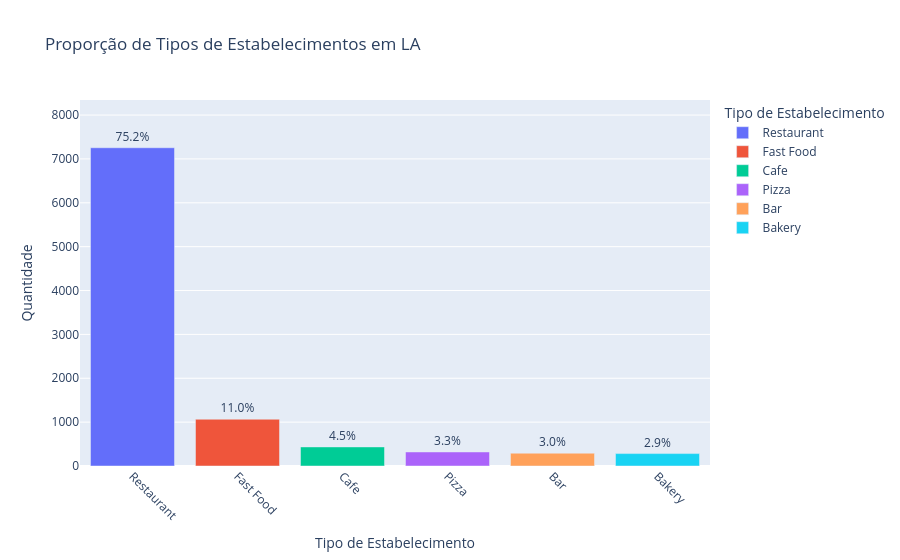

The cell this chart's notebook holds for it:
### Code cell
import plotly.express as px

# 1. Contando a frequência de cada tipo de estabelecimento
type_proportions = df['object_type'].value_counts().reset_index()
type_proportions.columns = ['object_type', 'count']

# 2. Calculando a proporção (valor relativo) - Teoria da Sprint 10
total_establishments = type_proportions['count'].sum()
type_proportions['percentage'] = (type_proportions['count'] / total_establishments) * 100

# 3. Construindo o gráfico
fig = px.bar(
    type_proportions,
    x='object_type',
    y='count',
    text=type_proportions['percentage'].apply(lambda x: f'{x:.1f}%'),
    title='Proporção de Tipos de Estabelecimentos em LA',
    labels={'object_type': 'Tipo de Estabelecimento', 'count': 'Quantidade'},
    color='object_type'
)

# Ajustando o layout para melhor legibilidade
fig.update_xaxes(tickangle=45)
fig.update_traces(textposition='outside')
fig.update_layout(yaxis_range=[0, type_proportions['count'].max() * 1.15])
fig.show()

### Figure 1 — Plotly figure (JSON) as saved in the notebook; plotly's stock layout.template omitted (floating-point values rounded to 4 significant figures)
{"data": [{"alignmentgroup": "True", "hovertemplate": "Tipo de Estabelecimento=%{x}<br>Quantidade=%{y}<br>text=%{text}<extra></extra>", "legendgroup": "Restaurant", "marker": {"color": "#636efa", "pattern": {"shape": ""}}, "name": "Restaurant", "offsetgroup": "Restaurant", "orientation": "v", "showlegend": true, "text": ["75.2%"], "textposition": "outside", "type": "bar", "x": ["Restaurant"], "xaxis": "x", "y": [7255], "yaxis": "y"}, {"alignmentgroup": "True", "hovertemplate": "Tipo de Estabelecimento=%{x}<br>Quantidade=%{y}<br>text=%{text}<extra></extra>", "legendgroup": "Fast Food", "marker": {"color": "#EF553B", "pattern": {"shape": ""}}, "name": "Fast Food", "offsetgroup": "Fast Food", "orientation": "v", "showlegend": true, "text": ["11.0%"], "textposition": "outside", "type": "bar", "x": ["Fast Food"], "xaxis": "x", "y": [1066], "yaxis": "y"}, {"alignmentgroup": "True", "hovertemplate": "Tipo de Estabelecimento=%{x}<br>Quantidade=%{y}<br>text=%{text}<extra></extra>", "legendgroup": "Cafe", "marker": {"color": "#00cc96", "pattern": {"shape": ""}}, "name": "Cafe", "offsetgroup": "Cafe", "orientation": "v", "showlegend": true, "text": ["4.5%"], "textposition": "outside", "type": "bar", "x": ["Cafe"], "xaxis": "x", "y": [435], "yaxis": "y"}, {"alignmentgroup": "True", "hovertemplate": "Tipo de Estabelecimento=%{x}<br>Quantidade=%{y}<br>text=%{text}<extra></extra>", "legendgroup": "Pizza", "marker": {"color": "#ab63fa", "pattern": {"shape": ""}}, "name": "Pizza", "offsetgroup": "Pizza", "orientation": "v", "showlegend": true, "text": ["3.3%"], "textposition": "outside", "type": "bar", "x": ["Pizza"], "xaxis": "x", "y": [320], "yaxis": "y"}, {"alignmentgroup": "True", "hovertemplate": "Tipo de Estabelecimento=%{x}<br>Quantidade=%{y}<br>text=%{text}<extra></extra>", "legendgroup": "Bar", "marker": {"color": "#FFA15A", "pattern": {"shape": ""}}, "name": "Bar", "offsetgroup": "Bar", "orientation": "v", "showlegend": true, "text": ["3.0%"], "textposition": "outside", "type": "bar", "x": ["Bar"], "xaxis": "x", "y": [292], "yaxis": "y"}, {"alignmentgroup": "True", "hovertemplate": "Tipo de Estabelecimento=%{x}<br>Quantidade=%{y}<br>text=%{text}<extra></extra>", "legendgroup": "Bakery", "marker": {"color": "#19d3f3", "pattern": {"shape": ""}}, "name": "Bakery", "offsetgroup": "Bakery", "orientation": "v", "showlegend": true, "text": ["2.9%"], "textposition": "outside", "type": "bar", "x": ["Bakery"], "xaxis": "x", "y": [283], "yaxis": "y"}], "layout": {"barmode": "relative", "legend": {"title": {"text": "Tipo de Estabelecimento"}, "tracegroupgap": 0}, "title": {"text": "Proporção de Tipos de Estabelecimentos em LA"}, "xaxis": {"anchor": "y", "categoryarray": ["Restaurant", "Fast Food", "Cafe", "Pizza", "Bar", "Bakery"], "categoryorder": "array", "domain": [0, 1], "tickangle": 45, "title": {"text": "Tipo de Estabelecimento"}}, "yaxis": {"anchor": "x", "domain": [0, 1], "range": [0, 8343.0], "title": {"text": "Quantidade"}}}}
